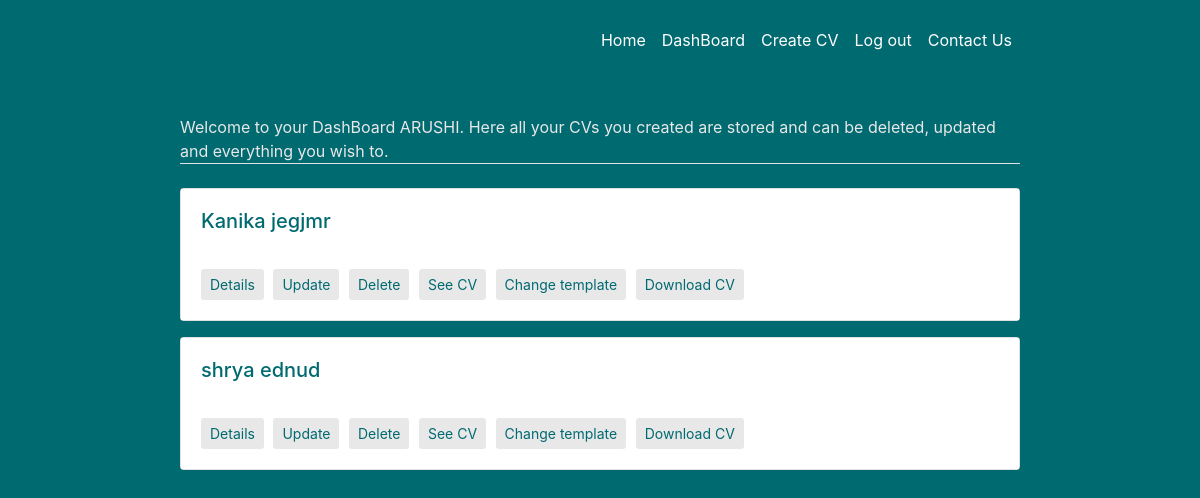
The page /addcv/userdash/ (signed in) on the database as committed earlier.
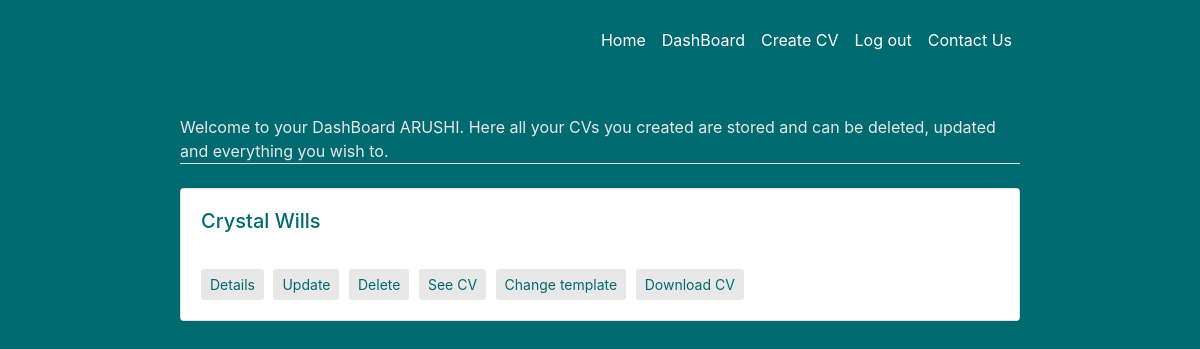
The same page on the database as committed later.
### addcv/models.py (models this page shows, shortened)
class person(models.Model):
    User = settings.AUTH_USER_MODEL
    added_by = models.ForeignKey(User,
        null=True, blank=True, on_delete=models.CASCADE)
    firstname=models.CharField(max_length=20, null=True)
    lastname=models.CharField(max_length=20, null=True)
    profession=models.CharField(max_length=20, null=True)
    title=models.CharField(max_length=20, null=True)
    city=models.CharField(max_length=30, null=True)
    state=models.CharField(max_length=30, null=True)
    pincode=models.IntegerField( null=True)
    phoneno=models.IntegerField( null=True)
    emailid=models.EmailField( null=True)
    profile = models.TextField(max_length=100, null=True)

### addcv/views.py (the view)
# urls.py: path('userdash/', views.dashboard,name='dashboard'),
def dashboard(request):
    current_user = request.user
    person1 = person.objects.filter(added_by=current_user)
    return render(request,'addcv/dashboard.html',{'persons':person1})

### addcv/templates/addcv/dashboard.html
{% extends 'seavs/base.html' %}
{% load crispy_forms_tags %}
{% block content %}
<div class="container-fluid">
  {%if persons.count%}
  <p class="border-bottom mt-4 mb-4">Welcome to your DashBoard {{user.username}}. Here all your CVs you created are stored and can be deleted, updated and everything you wish to.</p>
  {% for person in persons %}
  <div class="card mb-3 mt-3">
    <div class="card-body" style="background-color:#fff">
      <h5 class="card-title">{{person.firstname}} {{person.lastname}}</h5>
      <br>
      <a href="{% url 'persondash' person.id %}" class="btn btn-sm dashboardbutton">Details</a>
      <a href="{% url 'updatepersonal' person.id %}" class="btn btn-sm dashboardbutton">Update</a>
      <a href="{% url 'deletepersonal' person.id %}" class="btn btn-sm dashboardbutton">Delete</a>
      <a href="{% url 'showmycv' person.id %}" class="btn btn-sm dashboardbutton">See CV</a>
      <a href="{% url 'changetemp' person.id %}" class="btn btn-sm dashboardbutton">Change template</a>
      <a href="{% url 'export-pdf' person.id %}" class="btn btn-sm dashboardbutton">Download CV</a>
    </div>
  </div>
  {% endfor %}
  {%else%}
  <section id=title>
    <h2>Oops! You haven't created a cv yet!!</h1>
    <p class="wrapper">
      <a href="{% url 'personal' %}" class="btn btn-md titlebutton "><strong>Create CV</strong></a>
    </p>  </section>
{%endif%}
</div>
{%endblock content %}

### seavs/templates/seavs/base.html (shortened to what this page needs)
{% load static %}
<!DOCTYPE html>
<html lang="en" dir="ltr">
  <head>
    <link rel="stylesheet" href="https://maxcdn.bootstrapcdn.com/bootstrap/4.0.0/css/bootstrap.min.css">
    <link rel="stylesheet" type="text/css" href="{% static 'seavs/main.css'%}">
    <link rel="stylesheet" href="https://use.fontawesome.com/releases/v5.5.0/css/all.css">
    <section id="navigationbar">
      <div class="container-fluid">
        <nav class="navbar navbar-expand-md fixed-top container-fluid" style="padding-top: 20px !important; padding-bottom: 10px !important; background-color: #006a71; color: #e8e8e8;">
          <div class="collapse navbar-collapse" id="navbarSupportedContent">
            <ul class="navbar-nav ml-auto">
              <li class="nav-item">
                <a class="nav-link" href="/" style="color: #fff">Home</a>
              </li>
              {% if user.is_authenticated %}
              <li class="nav-item">
                <a class="nav-link" href="{% url 'dashboard' %}" style="color: #fff">DashBoard</a>
              </li>
              <li class="nav-item">
                <a class="nav-link" href="{% url 'personal' %}" style="color: #fff">Create CV</a>
              </li>
              <li class="nav-item">
                <a class="nav-link" href="{% url 'logout' %}" style="color: #fff">Log out</a>
              </li>
              {% endif %}
              <li class="nav-item">
                <a class="nav-link" href="/contact" style="color: #fff">Contact Us</a>
              </li>
            </ul>
          </div>
        </nav>
      </div>
    </section>
    </head>
  <body>
    <div class="row container-fluid">
      <div class="col-md-8">
      </div>
    </div>
      {% block content %}
    {% endblock content %}
      </body>
    </html>

### seavs/static/seavs/main.css (style rules this page uses)
body { background-color: #006a71; margin-bottom: 20px; }
p { color: #e8e8e8; margin-bottom: 25px; }
h5 { color: #006a71; }
.container-fluid { padding: 1.5% 15%; align-content: left; }
#navigationbar { background-color: #006a71; color: #e8e8e8; }
.nav-link { color: #e8e8e8; }
.card-body { background-color: #e8e8e8; }
.dashboardbutton { align-items: center; background-color: #e8e8e8; color: #006a71; opacity: 1; margin-right: 5px; }

Rows that differ between the two databases and show on the page:
removed person: firstname "Kanika", lastname "jegjmr"
removed person: firstname "shrya", lastname "ednud"
added person: firstname "Crystal", lastname "Wills"
